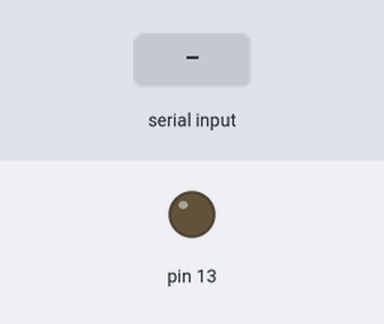
The sketch below on a simulated Arduino Uno, built with avr-gcc and run on an emulated ATmega328P. On the bench: output pins drawn as LEDs (lit = HIGH). Inputs (shaded band) come from the test bench.

Above: at 1.2 s.
1.3 s: "1" received over Serial
At 2.3 s:
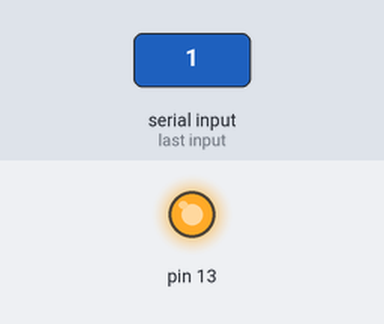
2.8 s: "0" received over Serial
At 3.5 s:
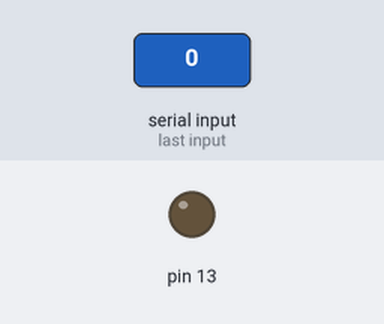
Timing chart, 0 to 5.8 s (numbered marks = the images above; inputs shaded):
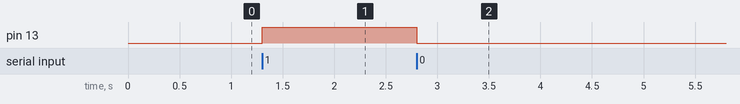

Measured:
- after the input at 1.3 s, pin 13: LOW → HIGH at once
- after the input at 2.8 s, pin 13: HIGH → LOW at once

The sketch:

Serial.ino
```cpp
char x;

void setup() {
  Serial.begin(9600);
  pinMode(13, OUTPUT);
}

void loop() {
  if ( Serial.available() > 0 )
  {
    x = char( Serial.read());
  }
  if ( x == '1')
  {
    digitalWrite(13, HIGH);
  }

  if ( x == '0')
  {
    digitalWrite(13, LOW);
  }
}
```
